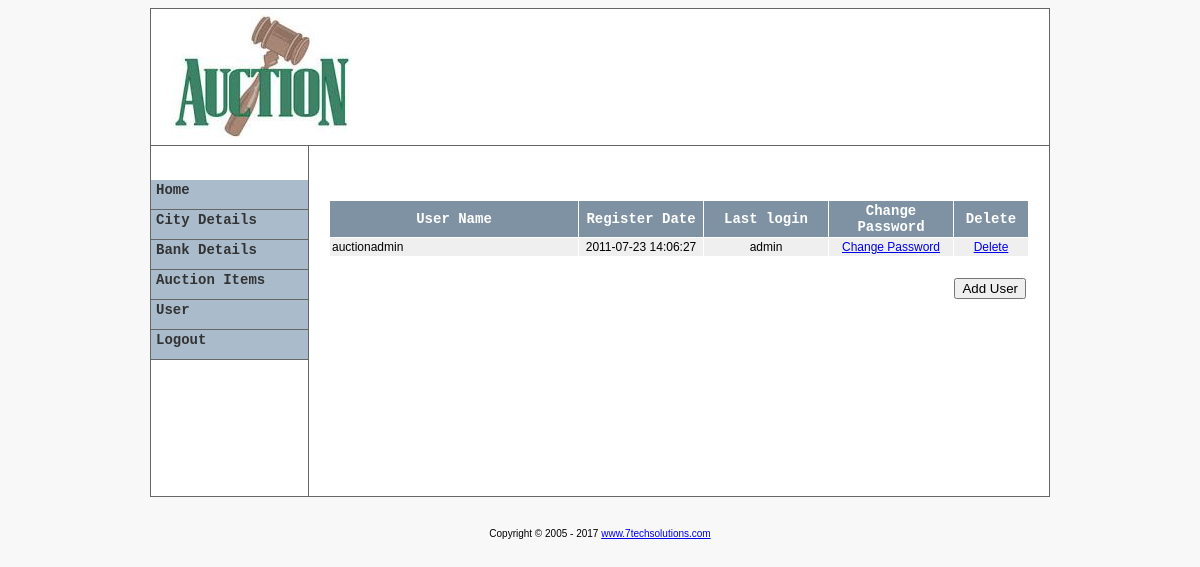
The page /admin/user/index.php (signed in) on the database its author committed.
### tables this page shows
CREATE TABLE IF NOT EXISTS `tbl_users` (
`id` int(10) NOT NULL,
  `name` varchar(100) NOT NULL,
  `pwd` varchar(255) NOT NULL,
  `bdate` varchar(100) NOT NULL,
  `is_admin` varchar(10) NOT NULL
);

### admin/user/index.php (called while the page is built, shortened)
<?php
require_once '../include/template.php';
?>

### library/database.php (called while the page is built, shortened)
<?php
function dbQuery($sql)
{
	$result = mysql_query($sql) or die(mysql_error());
	return $result;
}
function dbFetchAssoc($result)
{
	return mysql_fetch_assoc($result);
}
?>

### admin/user/list.php (the view, shortened to what this page needs)
<?php
$sql = "SELECT id, name, bdate, is_admin
        FROM tbl_users
		ORDER BY name";
$result = dbQuery($sql);
?>
<p>&nbsp;</p>
<form action="processUser.php?action=addUser" method="post"  name="frmListUser" id="frmListUser">
 <table width="100%" border="0" align="center" cellpadding="2" cellspacing="1" class="text">
  <tr align="center" id="listTableHeader">
   <td>User Name</td>
   <td width="120">Register Date</td>
   <td width="120">Last login</td>
   <td width="120">Change Password</td>
   <td width="70">Delete</td>
  </tr>
<?php
while($row = dbFetchAssoc($result)) {
	extract($row);
	if ($i%2) {
		$class = 'row1';
	} else {
		$class = 'row2';
	}
	$i += 1;
?>
  <tr class="<?php echo $class; ?>">
   <td><?php echo $name; ?></td>
   <td width="120" align="center"><?php echo $bdate; ?></td>
   <td width="120" align="center"><?php echo $is_admin; ?></td>
   <td width="120" align="center"><a href="javascript:changePassword(<?php echo $id; ?>);">Change Password</a></td>
   <td width="70" align="center"><a href="javascript:deleteUser(<?php echo $id; ?>);">Delete</a></td>
  </tr>
<?php
}
?>
  <tr>
   <td colspan="5">&nbsp;</td>
  </tr>
  <tr>
   <td colspan="5" align="right"><input name="btnAddUser" type="button" id="btnAddUser" value="Add User" onClick="addUser()"></td>
  </tr>
 </table>
 <p>&nbsp;</p>
</form>

### admin/include/admin.css (style rules this page uses)
#listTableHeader { font-family: "Courier New", Courier, mono; font-size: 14px; color: #FFFFFF; background-color: #7F92A4; font-weight: bold; background-position: center; }
.row1 { background-color: #EFEFEF; }
body { font-family: "Arial", "Helvetica", "sans-serif"; text-align: center; font-size: 10px; }
.text { font-family: Arial, Helvetica, sans-serif; font-size: 12px; }

### admin/include/template.php (style rules this page uses)
body { background-color:#F8F8F8; }

### rows shown on the page
tbl_users: name "auctionadmin", bdate "2011-07-23 14:06:27", is_admin "admin"
